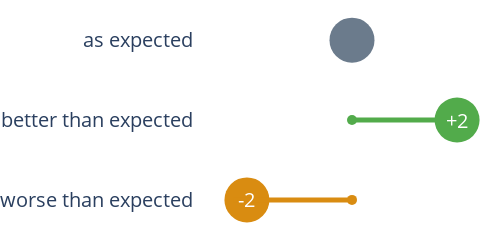

The notebook cell this image was saved under:
### Code cell
fig = go.Figure()
colors = ['#6b7b8c', '#52ab4b', '#d98c11']

# aligulac rating dots
fig.add_trace(go.Scatter(
    x=guide_df['rating_rank'],
    y=guide_df['player'],
    mode='markers',
    marker=dict(
        color=colors,
        size=10
    )
))

# first rank dots
fig.add_trace(go.Scatter(
    x=guide_df['first_rank'],
    y=guide_df['player'],
    mode='markers',
    marker=dict(
        color=colors,
        size=45
    )
))

# Draw arrows and put numbers on rows with diff in expectations
for row in guide_df.iterrows():
    if row[1]['pos_diff'] >= 1:
        fig.add_shape(
            type='line',
            x0=row[1]['rating_rank'],
            x1=row[1]['first_rank']+0.25,
            y0=row[1]['player'],
            y1=row[1]['player'],
            line=dict(
                color='#52ab4b',
                width=5
            )
        )
        # add text for difference
        fig.add_annotation(
            text=f"+{int(row[1]['pos_diff'])}",
            x=row[1]['rating_rank']+row[1]['pos_diff'],
            y=row[1]['player'],
            showarrow=False,
            font=dict(
                size=20,
                color='white'
            )
        )
    elif row[1]['pos_diff'] <= -1:
        fig.add_shape(
            type='line',
            x0=row[1]['rating_rank'],
            x1=row[1]['first_rank']-0.25,
            y0=row[1]['player'],
            y1=row[1]['player'],
            line=dict(
                color='#d98c11',
                width=5
            )
        )
        # add text for position difference
        fig.add_annotation(
            text=f"{int(row[1]['pos_diff'])}",
            x=row[1]['rating_rank']+row[1]['pos_diff'],
            y=row[1]['player'],
            showarrow=False,
            font=dict(
                size=20,
                color='white'
            )
        )


fig.update_layout(
    # sizing
    height=200,
    width=500,
    # background coloring
    paper_bgcolor = 'rgba(0,0,0,0)',
    plot_bgcolor='rgba(0,0,0,0)',
    # margin
    margin=dict(
        pad=10, l=0, r=0, t=0, b=0,
    ),
    # axes details
    xaxis = dict(#autorange='reversed',
                    showline=False,
                    showticklabels=False,
                    showgrid=False,
                    zeroline=False,
                    dtick=5
    ),
    yaxis = dict(autorange='reversed',
                    #showline=True,
                    showgrid=False,
                    #zeroline=False,
                    tickfont=dict(
                        size=20
                    )
    ),
    # title details
    # title=dict(
    #     text='how to read',
    #     x=0.5,
    #     y=0.95,
    #     font=dict(
    #         size=20
    #     )
    # ),
    # other details
    showlegend=False,
)

fig.show()

### Figure 1 — Plotly figure (JSON) as saved in the notebook; plotly's stock layout.template omitted (floating-point values rounded to 4 significant figures)
{"data": [{"marker": {"color": ["#6b7b8c", "#52ab4b", "#d98c11"], "size": 10}, "mode": "markers", "type": "scatter", "x": [0, 0, 0], "y": ["as expected", "better than expected", "worse than expected"]}, {"marker": {"color": ["#6b7b8c", "#52ab4b", "#d98c11"], "size": 45}, "mode": "markers", "type": "scatter", "x": [0, 2, -2], "y": ["as expected", "better than expected", "worse than expected"]}], "layout": {"annotations": [{"font": {"color": "white", "size": 20}, "showarrow": false, "text": "+2", "x": 2, "y": "better than expected"}, {"font": {"color": "white", "size": 20}, "showarrow": false, "text": "-2", "x": -2, "y": "worse than expected"}], "height": 200, "margin": {"b": 0, "l": 0, "pad": 10, "r": 0, "t": 0}, "paper_bgcolor": "rgba(0,0,0,0)", "plot_bgcolor": "rgba(0,0,0,0)", "shapes": [{"line": {"color": "#52ab4b", "width": 5}, "type": "line", "x0": 0, "x1": 2.25, "y0": "better than expected", "y1": "better than expected"}, {"line": {"color": "#d98c11", "width": 5}, "type": "line", "x0": 0, "x1": -2.25, "y0": "worse than expected", "y1": "worse than expected"}], "showlegend": false, "width": 500, "xaxis": {"dtick": 5, "showgrid": false, "showline": false, "showticklabels": false, "zeroline": false}, "yaxis": {"autorange": "reversed", "showgrid": false, "tickfont": {"size": 20}}}}
